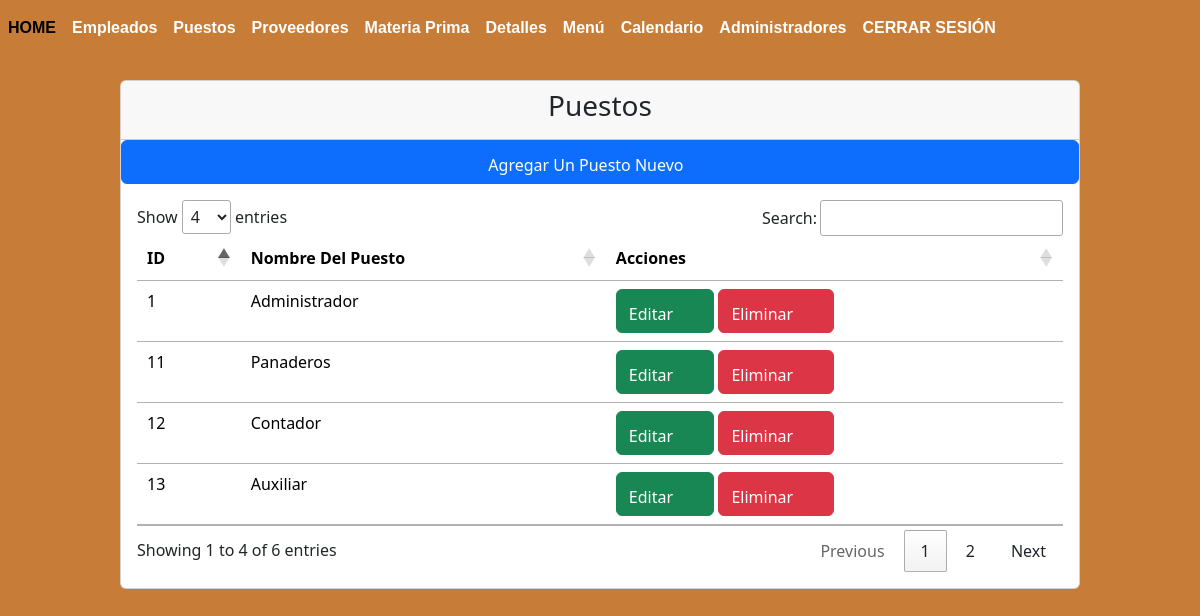
The app's page /modulos/puestos/index.php (signed in) with its own data.
### tables this page shows
CREATE TABLE `tbl_puestos` (
  `id` int(11) NOT NULL,
  `nombre_puesto` varchar(250) NOT NULL
);

### modulos/puestos/index.php (the view, shortened to what this page needs)
<?php
include("../../bd.php");
$sentencia=$conexion->  prepare("SELECT * FROM tbl_puestos");
$sentencia->execute();
$lista_tbl_puestos=$sentencia->fetchAll(PDO::FETCH_ASSOC);
?>
<?php include("../../templates/header.php"); ?>
<div class="card animate__animated animate__backInUp" style="width: 80%; margin-left: 10%; margin-right: 10%;">
    <div class="card-header text-center"><h3>Puestos</h3></div>
    <a
        name=""
        id=""
        class="btn btn-primary hvr-pulse"
        href="crear.php"
        role="button"
        >Agregar Un Puesto Nuevo
        <box-icon name='user-plus' color='#fffafa' ></box-icon>
    </a
    >
    <div class="card-body">
<div   class="table-responsive-sm">
        <table class="table " id="tabla_id">
        <thead>
            <tr>
                <th scope="col">ID</th>
                <th scope="col">Nombre Del Puesto</th>
                <th scope="col">Acciones</th>
            </tr>
        </thead>
        <tbody>
        <?php foreach ($lista_tbl_puestos as $registro) { ?>
            <tr class="">
                <td scope="row"><?php echo $registro ['id']?></td>
                <td><?php echo $registro ['nombre_puesto']?></td>
                <td><a
                    class="btn btn-success hvr-wobble-horizontal"
                    href="editar.php?txtID=<?php echo $registro ['id']?>"
                    role="button"
                    >Editar
                    <box-icon name='edit-alt' color='#ffffff'></box-icon>
                    </a
                >
                <a
                    class="btn btn-danger hvr-buzz"
                    href="javascript:borrar(<?php echo $registro['id'];?>);"
                    role="button"
                    >Eliminar
                    <box-icon name='user-x' type='solid' color='#ffffff'></box-icon>
                    </a>
                </td>
            </tr>
            <?php } ?>
        </tbody>
    </table>
</div>
        </div>
<?php include("../../templates/footer.php"); ?>

### modulos/puestos/styles4.css (style rules this page uses)
body, html { width: 100%; height: 100%; }
body { background: radial-gradient(circle, #C77C37 0%, #C77C37 100%); }

### records on screen
tbl_puestos: id "1", nombre_puesto "Administrador"
tbl_puestos: id "11", nombre_puesto "Panaderos"
tbl_puestos: id "12", nombre_puesto "Contador"
tbl_puestos: id "13", nombre_puesto "Auxiliar"
